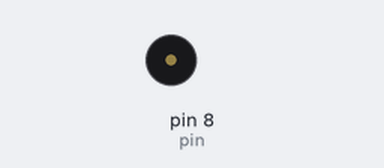
Recording of a sketch running on a simulated Arduino Uno, built with avr-gcc and run on an emulated ATmega328P. Parts: buzzer (waves = sounding).

Above: at 0.25 s.
At 8.55 s:
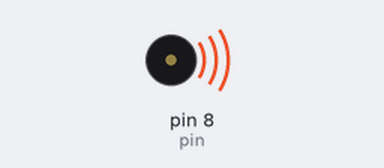
Timing chart, 0 to 9.4 s (numbered marks = the images above):
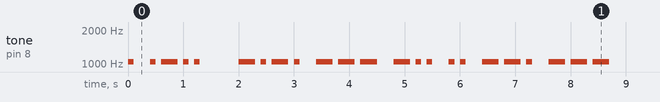

The sketch:

Morse_ex.2.ino
```cpp
/******************************************************************************
**                                                                           **
**                              Morse                                        **
**                                                                           **
**                                                                           **
******************************************************************************/

//****** Includes *************************************************************

//****** Variables ************************************************************
const int pin = 8;   // pin for speaker

int note = 1047;
int velocitat = 10;

//****** Setup ****************************************************************
void setup()
{
}

//****** Loop *****************************************************************
void loop()
{

  punt();
  espaiL();
  punt();
  ratlla();
  punt();
  punt();

  espaiP();


  ratlla();
  punt();
  ratlla();
  punt();
  espaiL();
  ratlla();
  ratlla();
  ratlla();
  espaiL();
  ratlla();
  punt();
  punt();
  espaiL();
  punt();
  punt();
  espaiL();
  ratlla();
  ratlla();
  punt();
  espaiL();
  ratlla();
  ratlla();
  ratlla();


  espaiP();


  ratlla();
  ratlla();
  espaiL();
  ratlla();
  ratlla();
  ratlla();
  espaiL();
  punt();
  ratlla();
  punt();
  espaiL();
  punt();
  punt();
  punt();
  espaiL();
  punt();


  espaiP();


}

//****** Funcions *************************************************************
void punt()
{
  tone(pin, note, 1000/velocitat);
  delay(1000/velocitat);
  delay(1000/velocitat);
}

void ratlla()
{
  tone(pin, note, 3*(1000/velocitat));
  delay(3*(1000/velocitat));
  delay(1000/velocitat);
}

void espaiL()  //Espai entre lletres
{
  delay(2*(1000/velocitat));
}

void espaiP()  //Espai entre paraules
{
  delay(6*(1000/velocitat));
}
```

Measured:
- by itself, tone on pin 8 (pin): plays 1047 Hz for 0.10 s, 1047 Hz for 0.10 s, 1047 Hz for 0.30 s, 1047 Hz for 0.10 s, 1047 Hz for 0.10 s, 1047 Hz for 0.30 s … (316 notes in this stretch)
